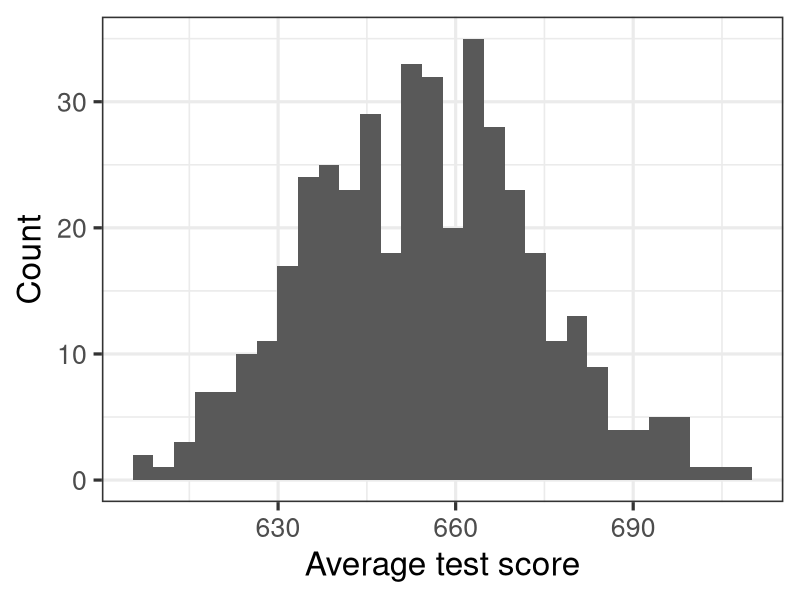
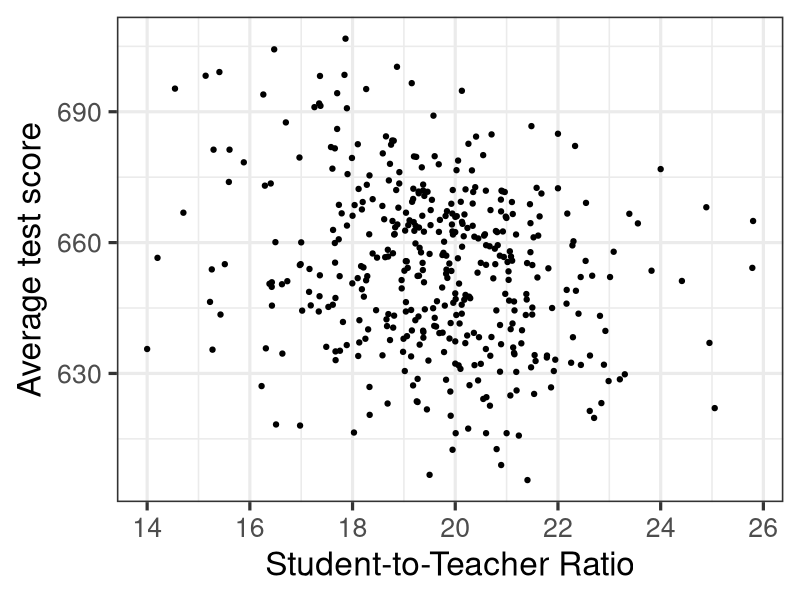
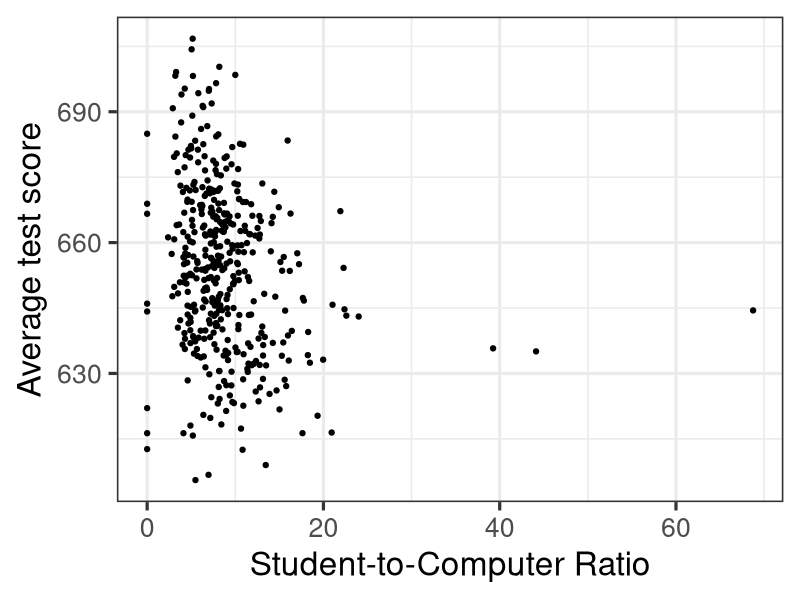
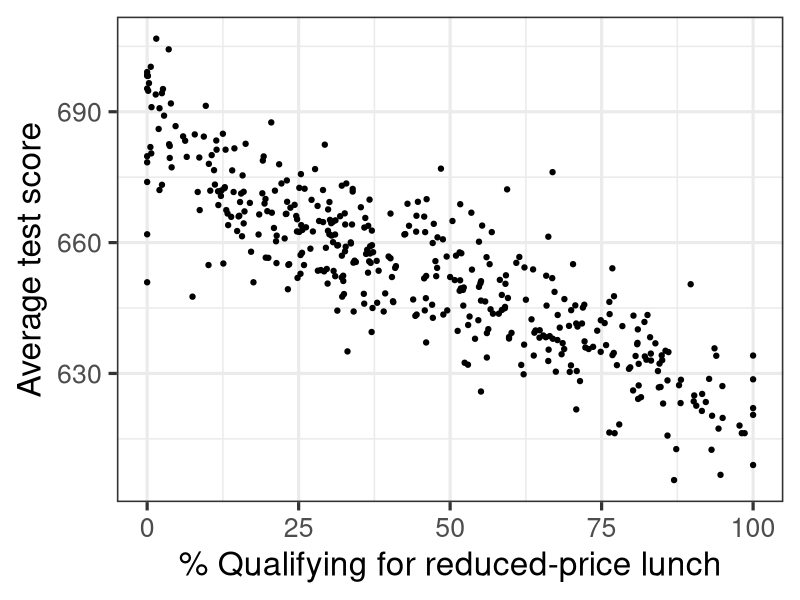

The R source for these figures, in order:
## ---- chunk 1
#| echo: false

library(tidyverse)
theme_set(theme_bw(base_size = 24))
## ---- chunk 2
library(tidyverse)
library(AER)

data("CASchools") # From AER library

ca_schools <- CASchools |> 
  mutate(student_teacher_ratio = students / teachers) |> 
  mutate(student_computer_ratio = case_when(
    computer != 0 ~ students / computer,
    computer == 0 ~ 0
  )) |> 
  mutate(ave_score = (read + math) / 2)
## ---- chunk 3
#| echo: false
ggplot(
  ca_schools, 
  aes(x = ave_score)
) +
  geom_histogram() +
  labs(
    x = "Average test score",
    y = "Count"
  )
## ---- chunk 4
#| echo: false
ggplot(
  ca_schools, 
  aes(x = student_teacher_ratio, y = ave_score)
) +
  geom_point() +
  labs(
    x = "Student-to-Teacher Ratio",
    y = "Average test score"
  )
## ---- chunk 5
#| echo: false
ggplot(
  ca_schools, 
  aes(x = student_computer_ratio, y = ave_score)
) +
  geom_point() +
  labs(
    x = "Student-to-Computer Ratio",
    y = "Average test score"
  )
## ---- chunk 6
#| echo: false
ggplot(
  ca_schools, 
  aes(x = lunch, y = ave_score)
) +
  geom_point() +
  labs(
    x = "% Qualifying for reduced-price lunch",
    y = "Average test score"
  )
## ---- chunk 7
score_model1 <- lm(
  ave_score ~ student_teacher_ratio + student_computer_ratio + lunch, 
  data = ca_schools
)

summary(score_model1)
## ---- chunk 8
library(broom)

glance(score_model1)
## ---- chunk 9
glance(score_model1) |> 
  pull(statistic)

glance(score_model1) |> 
  pull(p.value)
## ---- chunk 10
#| echo: false
sci_not_tex <- function(x, digits = 1) {
  # get scientific string
  s <- formatC(x, format = "e", digits = digits)
  parts <- strsplit(s, "e")[[1]]
  coef <- parts[1]
  exp <- as.integer(parts[2])
  
  # return LaTeX-style math string
  paste0(coef, " × 10^{", exp, "}")
}

m1_p_value <- glance(score_model1) |> 
  pull(p.value)
## ---- chunk 11
score_model1 <- lm(
  ave_score ~ student_teacher_ratio + student_computer_ratio + lunch, 
  data = ca_schools
)

score_model2 <- lm(
  ave_score ~ lunch, 
  data = ca_schools
)

anova(score_model2, score_model1)
## ---- chunk 12
partial_f_test <- anova(score_model2, score_model1)
partial_f_test_p_value <- partial_f_test$`Pr(>F)`[2]
## ---- chunk 13
tidy(score_model1)
tidy(score_model2)
## ---- chunk 14
my_new_data <- data.frame(
  student_teacher_ratio = 22,
  student_computer_ratio = 10,
  lunch = 50
)

predict(score_model1, newdata = my_new_data, interval = "prediction")
## ---- chunk 15
my_pred <- predict(score_model1, newdata = my_new_data, interval = "prediction")
